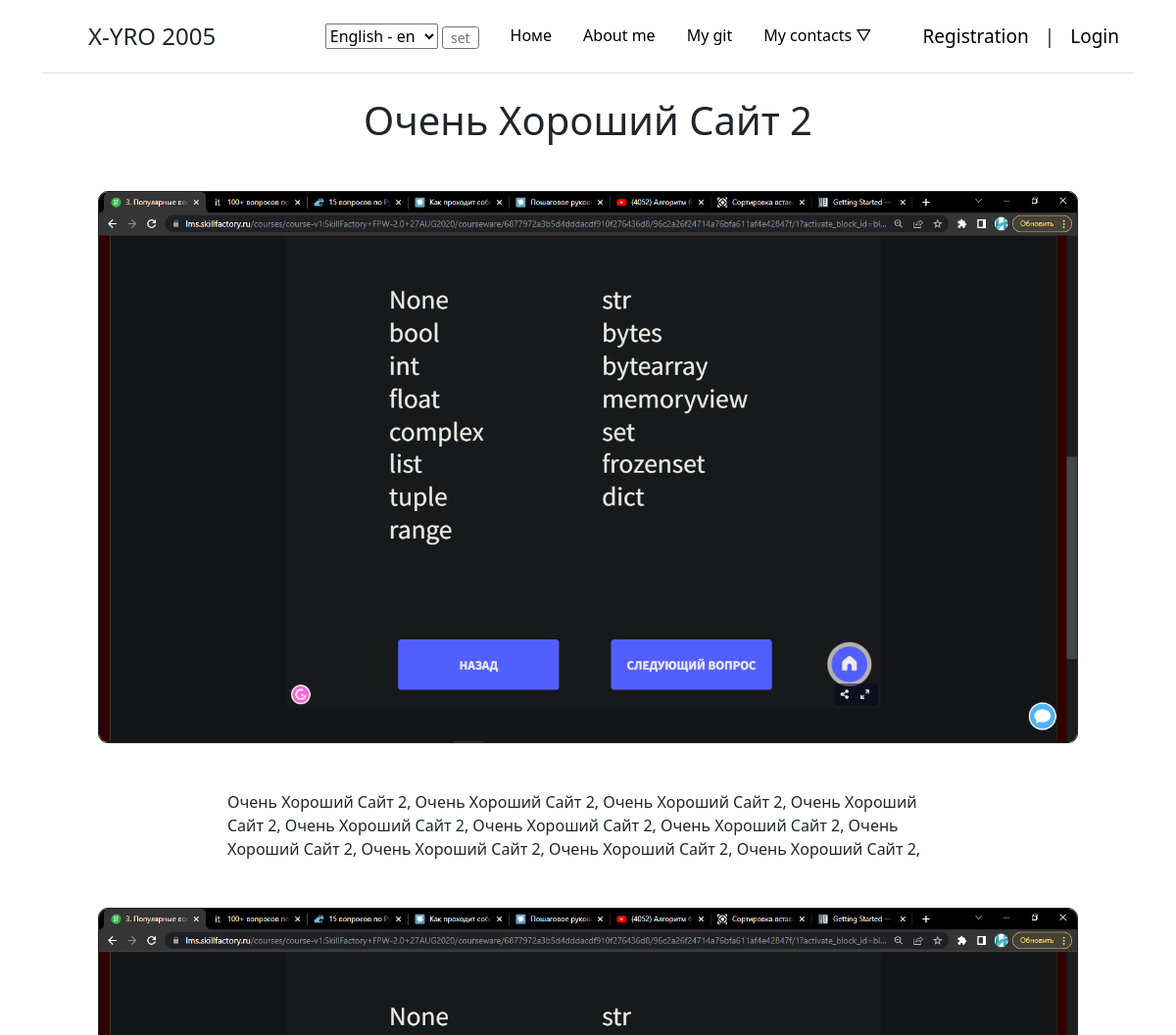
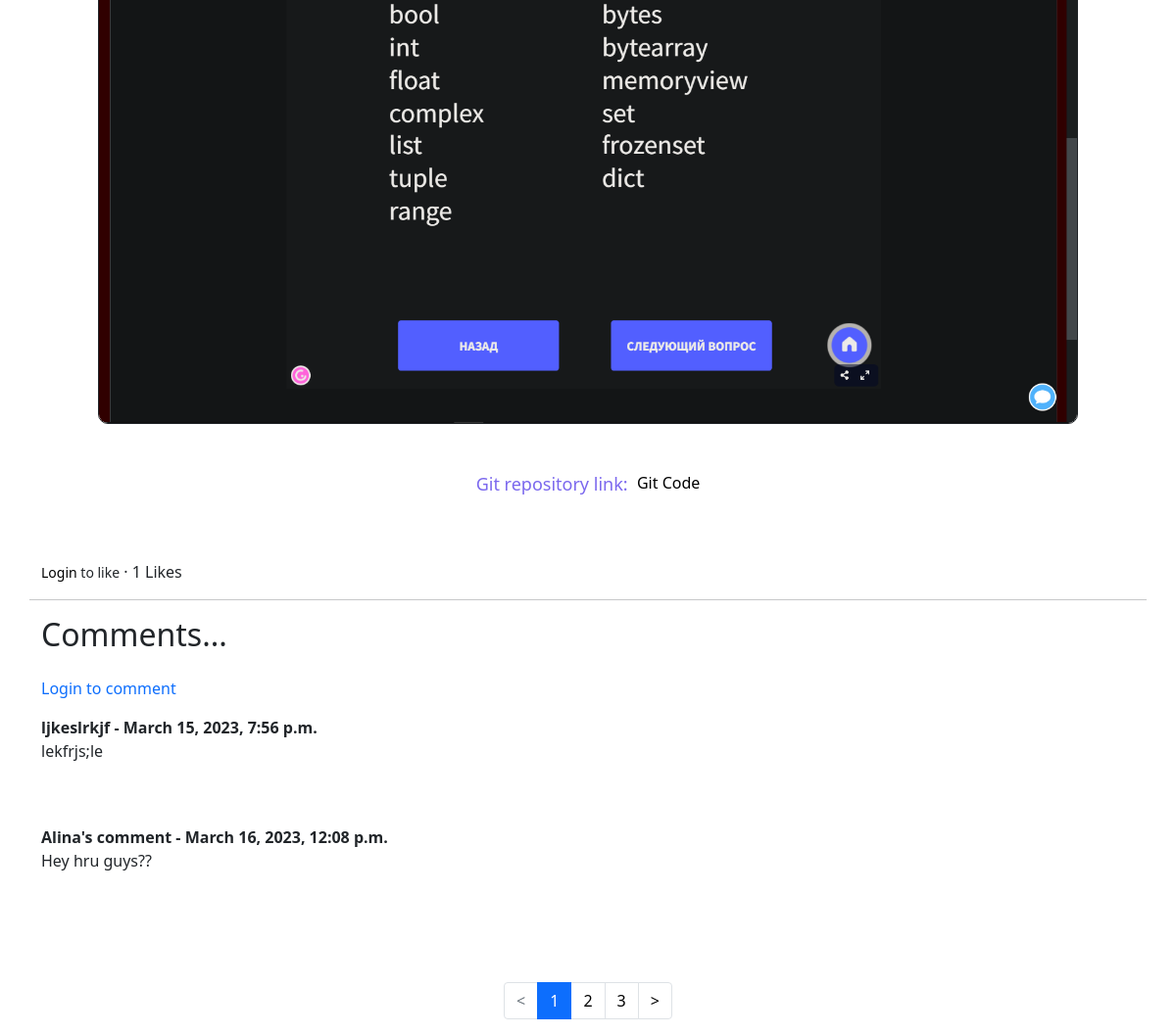
The app's page /project/some-good-title-2/ with its own data (2 pictures, top to bottom).
### WebPortfolioApp/models.py (models this page shows, shortened)
class PortfolioStructure(models.Model):
    title = models.CharField(max_length=255, unique=True)
    slug = models.SlugField(null=True, unique=True, db_index=True)
    upload_img = models.ImageField(upload_to='image/%Y/%m/%d/', blank=True)
    upload = models.FileField(upload_to='video/%Y/%m/%d/')
    descr = models.TextField()
    site_url = models.URLField(blank=False)
    git_url = models.URLField(blank=False)
    likes = models.ManyToManyField(User, related_name='likes')
    def total_likes(self):
        return self.likes.count()
    class Meta:
        ordering = ['id']

class Comment(models.Model):
    project = models.ForeignKey(PortfolioStructure, related_name='comments', on_delete=models.CASCADE)
    name = models.CharField(max_length=255)
    body = models.TextField()
    commentator = models.ForeignKey(User, blank=True, null=True, on_delete=models.SET_NULL)
    date_added = models.DateTimeField(auto_now_add=True)

### WebPortfolioApp/views.py (the view)
# urls.py: path('project/<slug:proj_slug>/', ProjectDetail.as_view(), name='project'),
class ProjectDetail(DetailView):
    model = PortfolioStructure
    template_name = 'WebPortfolioApp/details.html'
    slug_url_kwarg = 'proj_slug'
    context_object_name = 'project'
    def get_context_data(self, **kwargs):
        context = super().get_context_data(**kwargs)
        context["other_user_comments"] = Comment.objects.all().order_by('id')
        paginator = Paginator(context["other_user_comments"], 2)
        page_two = self.request.GET.get("other-page")
        try:
            context["other_user_comments"] = paginator.page(page_two)
        except PageNotAnInteger:
            context["other_user_comments"] = paginator.page(1)
        except EmptyPage:
            context["other_user_comments"] = paginator.page(paginator.num_pages)
        stuff = get_object_or_404(PortfolioStructure, slug=self.kwargs['proj_slug'])
        total_likes = stuff.total_likes()
        liked = False
        if stuff.likes.filter(id=self.request.user.id).exists():
            liked = True
        context['total_likes'] = total_likes
        context['liked'] = liked
        return context

### WebPortfolioApp/templates/WebPortfolioApp/details.html (shortened to what this page needs)
{% extends 'WebPortfolioApp/base.html' %}
{% load i18n %}
{% block content %}
    <div class="container">
        <div class="row">
            <h1 class="text-center mb-5">{{ project.title }}</h1>
            <div class="col-sm mx-auto">
                {% if project.upload_img %}
                    <div class="proj-img d-flex justify-content-center mb-5"><img class="detail-img" src="{{ project.upload_img.url }}"></div>
                {% endif %}
            </div>
            <div class="col-8 mx-auto">
                {{ project.descr|linebreaks }}
                {% if project.upload %}
                    <div class="proj-img d-flex justify-content-center mt-5"><img class="detail-img" src="{{ project.upload.url }}"></div>
                {% endif %}
                    <div class="d-flex justify-content-center mt-5 mb-5"><p style="font-size: 18px; color: #7B68EE;">{% trans "Git repository link: " %} &nbsp;</p><a href="{{ project.git_url }}">Git Code</a></div>
            </div>
            <form action="{% url 'like_project' project.slug %}" method="POST">
            {% if user.is_authenticated %}
                {% if liked %}
                    <button type="submit" class="btn btn-danger" name="project_id" value="{{project.id}}">{% trans "Unlike" %}</button>
                {% else %}
                    <button type="submit" class="btn btn-primary" name="project_id" value="{{project.id}}">{% trans "Like" %}</button>
                {% endif %}
            {% else %}
                <small><a href="{% url 'login' %}">{% trans "Login" %}</a> {% trans "to like" %}</small>
            {% endif %}
                · {{ total_likes }} {% trans "Likes" %}
            </form>
            <hr class="mt-3">
            <h2 class="mb-4">{% trans "Comments..." %}</h2>
            <div id="other-user-comments">
                {% if not other_user_comments %}
                    {% trans "No comments yet..." %}<div class="mb-4"><a class="link-primary" href="{% url 'add_comment' project.slug %}">{% trans "Add comment" %}</a></div>
                {% else %}
                {% if user.is_authenticated %}
                <div class="mb-3"><a class="link-primary" href="{% url 'add_comment' project.slug %}">{% trans "Add comment" %}</a></div>
                {% else  %}
                <div class="mb-3"><a class="link-primary" href="{% url 'login' %}">{% trans "Login to comment" %}</a></div>
                {% endif %}
                    {% for comment in other_user_comments %}
                    <strong>
                        {{ comment.name }} -
                        {{ comment.date_added }}
                    </strong>
                    <br>
                    <p>{{ comment.body }}</p>
                    <br>
                    <br>
                    {% endfor %}
                {% endif %}
            </div>
            {% include 'WebPortfolioApp/pagination-two.html' %}
        </div>
    </div>
{% endblock %}

### static/css/style.css (style rules this page uses)
a { text-decoration: none; color: #000000; }
.proj-img img { height: 0 auto; max-width: 350px; border: 1.5px solid; border-radius: 10px; }
img.detail-img { height: auto; max-width: 1000px; border-radius: 10px; }

### records on screen
PortfolioStructure: title "Очень Хороший Сайт 2", upload_img (picture), descr "Очень Хороший Сайт 2, Очень Хороший Сайт 2, Очень Хороший Сайт 2, Очень Хороший Сайт 2, Очень Хороший Сайт 2, Очень Хороший Сайт 2, Очень Хороший Сайт 2, Очень Хороший Сайт 2, Очень Хороший Сайт 2, Очень Хороший Сайт 2, Очень Хороший Сайт 2,", upload (picture)
Comment: name "ljkeslrkjf", date_added "March 15, 2023, 7:56 p.m.", body "lekfrjs;le"
Comment: name "Alina's comment", date_added "March 16, 2023, 12:08 p.m.", body "Hey hru guys??"

### other values on screen
{{ total_likes }} "1"
{{ i }} "1"
{{ i }} "2" "3"
form field language "English - en"
